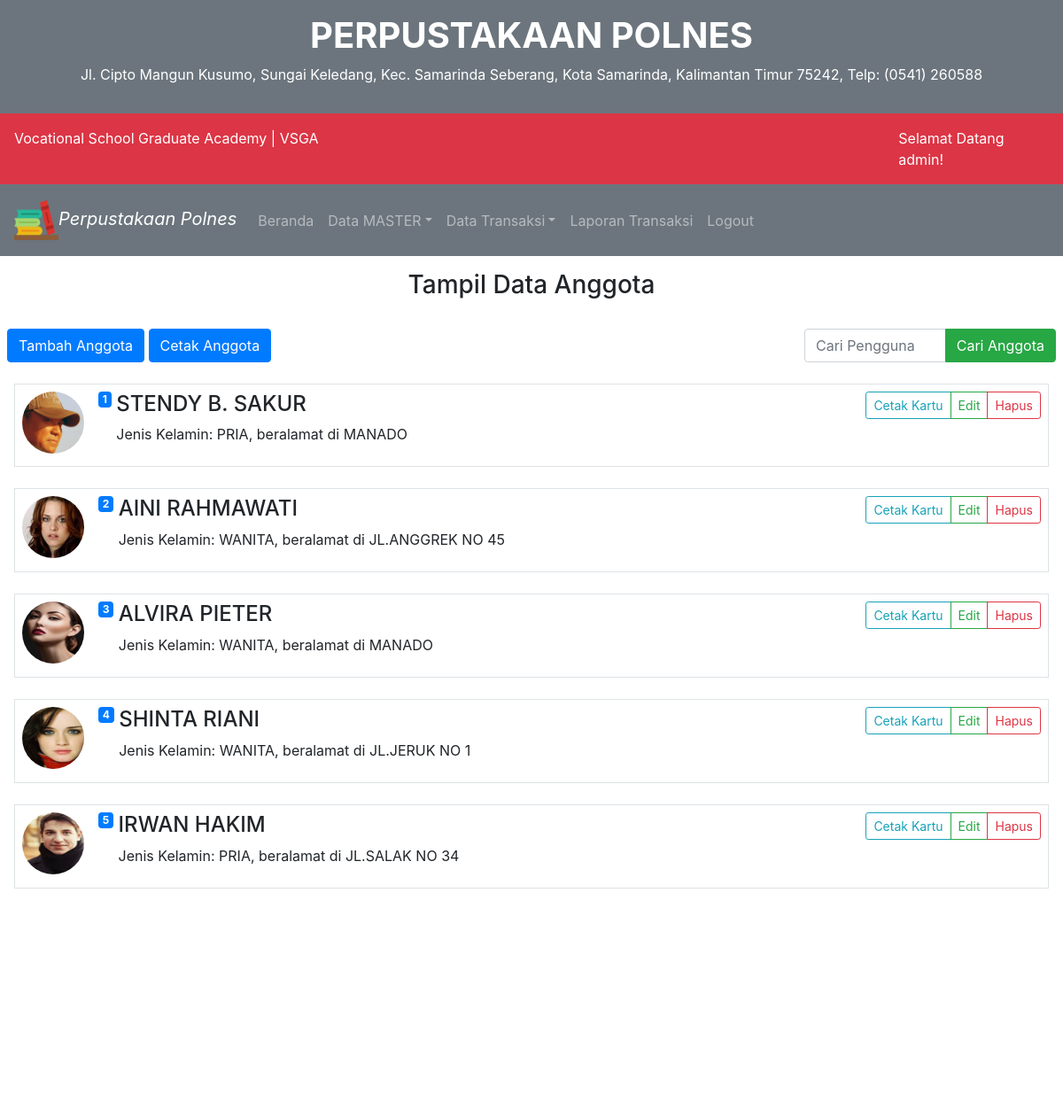
Screenshot of /index.php?p=anggota (signed in) with the database file from the repository.
### tables this page shows
CREATE TABLE `tbanggota` (
  `idanggota` varchar(5) NOT NULL,
  `nama` varchar(30) NOT NULL,
  `jeniskelamin` varchar(10) NOT NULL,
  `alamat` varchar(40) NOT NULL,
  `status` varchar(20) NOT NULL,
  `foto` varchar(50) NOT NULL
);

### modul/modul.php (the view, shortened to what this page needs)
<?php
function getConnection() {
	$server = "localhost";
	$user = "root";
	$password = "";
	$nama_database = "dbpus";
	$port = 3306;
	$db = mysqli_connect($server, $user, $password, $nama_database, $port);
	return $db;
}
function getPage ($get_page)
{
	$pages_dir = 'pages';
	if(!empty($get_page)){
		$pages=scandir($pages_dir,0);
		unset($pages[0],$pages[1]);
		$p=$get_page;
		if(in_array($p.'.php',$pages)){
			include($pages_dir.'/'.$p.'.php');
		}else{
			echo'Halaman Tidak Ditemukan';
		}
	}else{
		include($pages_dir . '/beranda.php');
	}
}
function getTampilAnggotaRev($pg, $req)
{
	$batas = 5;
	extract($pg);
	if(empty($hal)){
		$posisi = 0;
		$hal = 1;
		$nomor = 1;
	}else {
		$posisi = ($hal - 1) * $batas;
		$nomor = $posisi+1;
	}
	if($req == "POST")
	{
		$pencarian = trim(mysqli_real_escape_string(getConnection(), htmlentities($_POST['pencarian'], ENT_QUOTES)));
		if($pencarian != ""){
			$sql = "SELECT * FROM tbanggota WHERE nama LIKE '%$pencarian%'
					OR idanggota LIKE '%$pencarian%'
					OR jeniskelamin LIKE '%$pencarian%'
					OR alamat LIKE '%$pencarian%'";
			$query = $sql;
			$queryJml = $sql;
		} else {
			$query = "SELECT * FROM tbanggota LIMIT $posisi, $batas";
			$queryJml = "SELECT * FROM tbanggota";
			$no = $posisi * 1;
		}
	}else {
		$query = "SELECT * FROM tbanggota LIMIT $posisi, $batas";
		$queryJml = "SELECT * FROM tbanggota";
	}
	$q_tampil_anggota = mysqli_query(getConnection(), $query);
	if(mysqli_num_rows($q_tampil_anggota)>0)
	{
		while($r_tampil_anggota=mysqli_fetch_array($q_tampil_anggota))
		{
			if(empty($r_tampil_anggota['foto']) or ($r_tampil_anggota['foto']=='-'))
			{
				$newfoto = "admin-no-photo.jpg";
			}else{
				$newfoto = $r_tampil_anggota['foto'];
			}
			echo "<div class='media border p-2'>";
			echo "<img src=images/$newfoto class='rounded-circle align-self-start mr-3' width=70px height=70px>";
			echo "<span class='badge badge-primary'>" . $nomor . "</span>&nbsp;";
			echo "<div class='media-body'>";
			echo "<div class='row'>";
			echo "<div class='col-sm py-0 px-3'>";
			echo "<h4>" . strtoupper($r_tampil_anggota['nama']). "</h4>";
			echo "<p>";
			echo "Jenis Kelamin: " .strtoupper($r_tampil_anggota['jeniskelamin']);
			echo ", beralamat di " . strtoupper($r_tampil_anggota['alamat']) ;
			echo "</p>";
			echo "</div>";
			echo "<div class='col-sm'>";
			echo "<div class='nav justify-content-end'>";
			echo "<div class='btn-group btn-group-sm'>";
			echo "<a href=pages/cetak_kartu.php?id=$r_tampil_anggota[idanggota]  target=_blank class='btn btn-outline-info' role='button'>Cetak Kartu</a>";
			echo "<a href=index.php?p=anggota-edit&id=$r_tampil_anggota[idanggota]&hal=$hal class='btn btn-outline-success' role='button'>Edit</a>";
			echo "<a href=proses/anggota-hapus.php?id=$r_tampil_anggota[idanggota] onclick =\"return confirm ('Apakah Anda Yakin Akan Menghapus Data Ini?');\" class='btn btn-outline-danger' role='button'>Hapus</a>";
			echo "</div>";
			echo "</div>";
			echo "</div>";
			echo "</div>";
			echo "</div>";
			echo "</div>";
			echo "<br />";
			$nomor++;
		}
	}else {
		echo "Data Tidak Ditemukan";
	}
	echo "</div>";
	if(isset($_POST['pencarian']))
	{
		if($_POST['pencarian']!=''){
			echo "<div style=\"float:left;\">";
			$jml = mysqli_num_rows(mysqli_query(getConnection(), $queryJml));
			echo "Data Hasil Pencarian: <b>$jml</b>";
			echo "</div>";
		}
	}else{
		echo "<div class='container-fluid'>";
		echo "<div class='row'>";
		echo "<div class='col-sm'>";
		echo "<div class='text-left'>";
		$jml = mysqli_num_rows(mysqli_query(getConnection(), $queryJml));
		echo "Jumlah Data : <b>$jml</b>";
		echo "</div>";
		echo "</div>";
		echo "<div class='col-sm'>";
		echo "<div class='pagination'>";
		$jml_hal = ceil($jml/$batas);
		echo "<ul class='pagination float-right'>";
		for($i=1; $i<=$jml_hal; $i++){
			if($i != $hal){
				echo "<li class='page-item'>";
				echo "<a class='page-link' href=\"?p=anggota&hal=$i\">$i</a>";
			}else {
				echo "<li class='page-item active'>";
				echo "<a class='page-link'>$i</a>";
				echo "</li>";
			}
		}
		echo "</ul>";
		echo "</div>";
		echo "</div>";
		echo "</div>";
		echo "</div>";
	}
}
?>

### index.php (shortened to what this page needs)
<?php
require_once "modul/modul.php";
?>
<!DOCTYPE html>
<html lang="eng">
<head>
	<link rel="stylesheet" href="plugin/bootstrap-4.5.3-dist/css/bootstrap.min.css">
	<link rel="stylesheet" href="https://cdn.jsdelivr.net/npm/bootstrap-icons@1.5.0/font/bootstrap-icons.css" />
    <link rel="stylesheet" href="https://maxcdn.bootstrapcdn.com/bootstrap/4.0.0/css/bootstrap.min.css" />
    <link rel="stylesheet" href="https://stackpath.bootstrapcdn.com/bootstrap/4.0.0/js/bootstrap.bundle.min.js" />
    <link rel="stylesheet" href="https://cdnjs.cloudflare.com/ajax/libs/font-awesome/4.0.3/css/font-awesome.css" />
    <link rel="stylesheet" href="https://cdnjs.cloudflare.com/ajax/libs/jquery/3.2.1/jquery.min.js" />
	<link rel="stylesheet" href="plugin/style.css">
</head>
<body style="background-color:#343A40;">
	<div class="container-fluid p-3 bg-secondary text-white">
	<div class="row">
        <div class="col-md-12 text-center">
          <h1><b>PERPUSTAKAAN POLNES</b></h1>
          <p>Jl. Cipto Mangun Kusumo, Sungai Keledang, Kec. Samarinda Seberang, Kota Samarinda, Kalimantan Timur 75242, Telp: (0541) 260588</p>
        </div>
    </div>
	</div>
	<div class="container-fluid p-3 bg-danger text-white">
      <div class="row">
        <div class="col-md-10">Vocational School Graduate Academy | VSGA</div>
        <div class="col-md-2">
          <span class="text"> Selamat Datang <?php echo$_SESSION['sesi']; ?>! </span>
        </div>
      </div>
    </div>
	<nav class="navbar navbar-expand-sm navbar-dark bg-secondary">
		<a class="navbar-brand" href="#" style="font-style: italic">
			<img src="images/logo-perpustakaan3.png" width="50px" height="55px" />Perpustakaan Polnes
		</a>
		<div class="collapse navbar-collapse" id="menuapp">
			<ul class="navbar-nav">
				<li class="nav-item">
					<a class="nav-link" href="index.php?p=beranda">Beranda</a>
				</li>
				<li class="nav-item dropdown">
					<a class="nav-link dropdown-toggle" href="#" id="navbardrop" data-toggle="dropdown">Data MASTER</a>
				</li>
				<li class="nav-item dropdown">
					<a class="nav-link dropdown-toggle" href="#" id="navbardrop" data-toggle="dropdown">Data Transaksi</a>
				</li>
				<li class="nav-item">
					<a class="nav-link" href="index.php?p=laporan">Laporan Transaksi</a>
				</li>
				<li class="nav-item">
					<a class="nav-link" href="logout.php">Logout</a>
				</li>
			</ul>
		</div>
	</nav>
	<div class="container-fluid p-0 bg-white">
		<?php
			if (isset($_GET['p'])) {
				getPage ($_GET['p']);
			}else{
				getPage ('beranda');
			}
		?>
	<div class="container1">
      <div class="row">
        <div class="col-md-12 col-sm-12 center-col text-center">
          <a href="#" class="btn social-icon button" data-abc="true"><i class="fa fa-facebook btn-round"></i></a> <a href="#" class="btn social-icon button" data-abc="true"><i class="fa fa-twitter btn-round"></i></a>
          <a href="#" class="btn social-icon button" data-abc="true"><i class="fa fa-google-plus btn-round"></i></a> <a href="#" class="btn social-icon button" data-abc="true"><i class="fa fa-tumblr btn-round"></i></a>
          <a href="#" class="btn social-icon button" data-abc="true"><i class="fa fa-rss btn-round"></i></a> <a href="#" class="btn social-icon button" data-abc="true"><i class="fa fa-instagram btn-round"></i></a>
          <a href="#" class="btn social-icon button" data-abc="true"><i class="fa fa-github-alt btn-round"></i></a> <a href="#" class="btn social-icon button" data-abc="true"><i class="fa fa-youtube btn-round"></i></a>
          <a href="#" class="btn social-icon button" data-abc="true"><i class="fa fa-flickr btn-round"></i></a> <a href="#" class="btn social-icon button" data-abc="true"><i class="fa fa-linkedin btn-round"></i></a>
          <a href="#" class="btn social-icon button" data-abc="true"><i class="fa fa-dribbble btn-round"></i></a> <a href="#" class="btn social-icon button" data-abc="true"><i class="fa fa-vimeo-square btn-round"></i></a>
        </div>
      </div>
    </div>
	<div>
    	<footer class="bg-secondary text-white text-center p-3">
      		<p>© 2021 Copyright : <a href="..." class="text-light fw-bold">ADI CAHYONO</a></p>
    	</footer>
	</div>
</body>
</html>

### pages/anggota.php
<?php require_once "modul/modul.php"; ?>
<div class="container-fluid p-3 text-center">
	<h3>Tampil Data Anggota</h3>
</div>
<div class="container-fluid">
	<div class="row">
		<div class="col-sm-9 p-2">
			<div class="btn-group">
				<a href="index.php?p=anggota-input" class="btn btn-primary">Tambah Anggota
				</a>
			</div>
			<div class="btn-group">
				<a href="pages/cetak.php" target="_blank" class="btn btn-primary">Cetak Anggota
				</a>
			</div>
		</div>
		<div class="col-sm-3 p-2">
			<div class="nav-sm justify-content-end">
			<form class="form-inline" method="POST">
			<div class="input-group">
  				<input type="text" class="form-control" name="pencarian" id="pencarian" placeholder="Cari Pengguna">
  				<div class="input-group-append">
    				<button class="btn btn-success" type="submit" name="submit">Cari Anggota</button>
  				</div>
			</div>
			</form>
			</div>
		</div>
	</div>
</div>
<div class="container-fluid p-3">
	<?php getTampilAnggotaRev($_GET, $_SERVER['REQUEST_METHOD']); ?>
</div>

### rows the page displays
tbanggota: foto (picture), nama "STENDY B. SAKUR", jeniskelamin "PRIA", alamat "MANADO"
tbanggota: foto (picture), nama "AINI RAHMAWATI", jeniskelamin "WANITA", alamat "JL.ANGGREK NO 45"
tbanggota: foto (picture), nama "ALVIRA PIETER", jeniskelamin "WANITA", alamat "MANADO"
tbanggota: foto (picture), nama "SHINTA RIANI", jeniskelamin "WANITA", alamat "JL.JERUK NO 1"
tbanggota: foto (picture), nama "IRWAN HAKIM", jeniskelamin "PRIA", alamat "JL.SALAK NO 34"

### other values shown
$_SESSION['sesi'] "admin"
